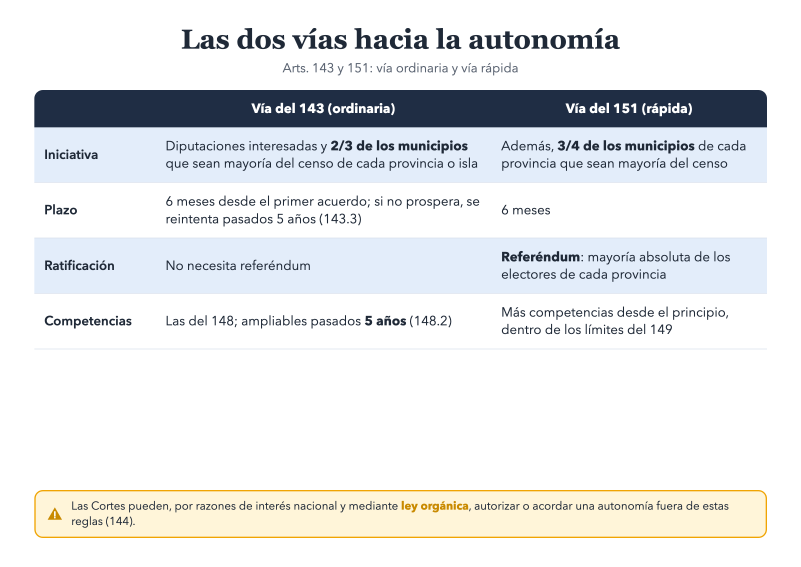
#> input picture tools/nuevos/acceso-143.png, 2403 x 1699 px, given in place of estructura.png, which was not available (shown at 1/3 size)
$ python esquemas.py
#> lines starting #> are read from the running program, lines starting #| are printed output that depends on the picture
"""Pasa los esquemas de tools/nuevos/*.png a WebP (img/esquemas) y escribe data/esquemas.js:
APUNTES (bloques del temario), ESQUEMAS (catálogo) y ESQ_PREG (qué esquemas abre cada pregunta).
Uso: python3 tools/nuevos/generar.py && python3 tools/esquemas.py   (hace falta Pillow)."""
import json, os, re
from PIL import Image

AQUI = os.path.dirname(os.path.abspath(__file__))
RAIZ = os.path.dirname(AQUI)
ANCHO = 2400

# id -> (título, artículos de la Constitución que cubre, leyes que cubre)
ESQ = {
    "estructura": ("Estructura de la Constitución", "", []),
    "historia": ("Eje cronológico: de 1978 a las cuatro reformas", "13,49,69,135", []),
    "mayorias": ("Qué mayoría pide cada cosa", "", []),
    "cifras-clave": ("Las cifras que más caen", "", []),
    "preliminar": ("Título Preliminar, arts. 1 a 9", "1-9", []),
    "valores-1": ("El artículo 1 en un mapa", "1", []),
    "titulo-1": ("Título I: capítulos y secciones, arts. 10 a 55", "10,14", []),
    "extranjeros-13": ("Españoles y extranjeros, arts. 11 a 13", "11-13,19,23", []),
    "garantias-53": ("Garantías de los derechos, art. 53", "53", []),
    "estados-116": ("Alarma, excepción y sitio, art. 116", "116", []),
    "suspension-55": ("Suspensión de derechos, art. 55", "55", []),
    "defensor-54": ("El Defensor del Pueblo, art. 54 y LO 3/1981", "54", ["LO 3/1981"]),
    "tc-159": ("Composición del Tribunal Constitucional, arts. 159 y 160", "159,160", ["LOTC"]),
    "tc-recursos": ("Qué conoce el TC y quién recurre, arts. 161 a 165", "161-165", ["LOTC"]),
    "reforma-167": ("Reforma ordinaria y agravada, arts. 166 a 169", "166-169", []),
    "sucesion-57": ("Orden de sucesión a la Corona, art. 57", "57", []),
    "regencia-59": ("Regencia y tutela, arts. 59 y 60", "59,60", []),
    "funciones-62": ("Funciones del Rey, art. 62", "56,61,62,63", []),
    "refrendo-64": ("El refrendo, arts. 64 y 65", "56,64,65", []),
    "cortes-66": ("Congreso y Senado, arts. 66 a 69", "66-80", ["Reglamento del Congreso"]),
    "senado-69": ("Cuántos senadores elige cada uno, art. 69", "69", []),
    "fuentes-81": ("Las normas con rango de ley, arts. 81 a 86", "81", []),
    "delegacion-82": ("Legislación delegada, arts. 82 a 85", "82-85", []),
    "decreto-ley-86": ("El decreto-ley, art. 86", "86", []),
    "legislativo-90": ("Cómo se hace una ley, arts. 87 a 91", "88-91", []),
    "iniciativa-87": ("Iniciativa legislativa, art. 87", "87,92", []),
    "tratados-93": ("Tratados internacionales, arts. 93 a 96", "93-96", []),
    "judicial-117": ("Principios del Poder Judicial, arts. 117 a 127", "117-121,125-127", []),
    "cgpj-122": ("El Consejo General del Poder Judicial, art. 122", "122-124", []),
    "tribunales": ("Juzgados y tribunales (LOPJ)", "123", ["LOPJ"]),
    "gobierno-98": ("Composición del Gobierno, art. 98 y Ley 50/1997", "97,98,100", ["Ley 50/1997"]),
    "investidura-99": ("La investidura, art. 99", "99", []),
    "confianza-112": ("Cuestión de confianza y moción de censura, arts. 112 a 115", "108-115", []),
    "cese-101": ("Cese y Gobierno en funciones, art. 101", "101,102", ["Ley 50/1997"]),
    "normas-gobierno": ("Jerarquía de las normas del Gobierno (Ley 50/1997)", "97", ["Ley 50/1997"]),
    "administracion-103": ("La Administración Pública, arts. 103 a 107", "103-107", []),
    "territorial-137": ("Organización territorial del Estado, arts. 137 a 142", "137-142", []),
    "acceso-143": ("Las dos vías hacia la autonomía, arts. 143 y 151", "143-147,151,152", []),
    "competencias-148": ("Competencias del Estado y de las Comunidades, arts. 148 a 150", "148-150,155", []),
    "hacienda-134": ("Los Presupuestos Generales del Estado, arts. 128 a 136", "128-136", []),
}

APUNTES = [
    {"id": "00", "nombre": "Mapas generales", "desc": "La estructura, la historia, las mayorías y las cifras. Para empezar y para repasar.",
     "grupos": [{"nombre": None, "ids": ["estructura", "historia", "mayorias", "cifras-clave"]}]},
    {"id": "01", "nombre": "Tema 1 · La Constitución Española de 1978", "desc": "Título Preliminar, derechos y garantías, Defensor del Pueblo, Tribunal Constitucional y reforma.",
     "grupos": [{"nombre": "Título Preliminar", "ids": ["preliminar", "valores-1"]},
                {"nombre": "Derechos, garantías y suspensión", "ids": ["titulo-1", "extranjeros-13", "garantias-53", "suspension-55", "estados-116", "defensor-54"]},
                {"nombre": "Tribunal Constitucional y reforma", "ids": ["tc-159", "tc-recursos", "reforma-167"]}]},
    {"id": "02", "nombre": "Tema 2 · La Corona", "desc": "Arts. 56 a 65. Sucesión, regencia, funciones del Rey y refrendo.",
     "grupos": [{"nombre": None, "ids": ["sucesion-57", "regencia-59", "funciones-62", "refrendo-64"]}]},
    {"id": "03", "nombre": "Tema 3 · Las Cortes Generales", "desc": "Arts. 66 a 96. Las Cámaras, las fuentes, el procedimiento legislativo y los tratados.",
     "grupos": [{"nombre": None, "ids": ["cortes-66", "senado-69", "fuentes-81", "delegacion-82", "decreto-ley-86", "iniciativa-87", "legislativo-90", "tratados-93"]}]},
    {"id": "04", "nombre": "Tema 4 · El Poder Judicial", "desc": "Arts. 117 a 127 y LOPJ. Principios, CGPJ y organización de los tribunales.",
     "grupos": [{"nombre": None, "ids": ["judicial-117", "cgpj-122", "tribunales"]}]},
    {"id": "05", "nombre": "Tema 5 · El Gobierno y la Administración", "desc": "Arts. 97 a 116 y Ley 50/1997. Composición, investidura, control y cese.",
     "grupos": [{"nombre": None, "ids": ["gobierno-98", "investidura-99", "confianza-112", "cese-101", "normas-gobierno", "administracion-103"]}]},
    {"id": "06", "nombre": "Economía, Hacienda y organización territorial", "desc": "Títulos VII y VIII. Presupuestos, autonomías y competencias.",
     "grupos": [{"nombre": None, "ids": ["hacienda-134", "territorial-137", "acceso-143", "competencias-148"]}]},
]

# Reglas por contenido para los esquemas generales.
GENERALES = [
    (re.compile(r"mayoría (absoluta|simple)|tres quintos|3/5|dos tercios|2/3", re.I), "mayorias"),
    (re.compile(r"cuántos títulos|estructur|Título (Preliminar|I|II|III|IV|V|VI|VII|VIII|IX|X)\b.*(regula|compren)", re.I), "estructura"),
    (re.compile(r"Preámbulo|1978.*(aprob|ratific|sancion)|reformad", re.I), "historia"),
]


def arts_de(spec):
    r = set()
    for parte in filter(None, spec.split(",")):
        a, _, b = parte.partition("-")
        r |= set(range(int(a), int(b or a) + 1))
    return r


def convertir(eid):
#> called with eid = 'estructura'
    png = os.path.join(AQUI, "nuevos", eid + ".png")
    salida = os.path.join(RAIZ, "img", "esquemas")
    os.makedirs(salida, exist_ok=True)
    img = Image.open(png).convert("RGB")
#> img is the input picture: PIL image 2403x1699 RGB; mean R, G, B 230.6, 232.3, 233.5
    if img.width != ANCHO:
        img = img.resize((ANCHO, round(img.height * ANCHO / img.width)), Image.LANCZOS)
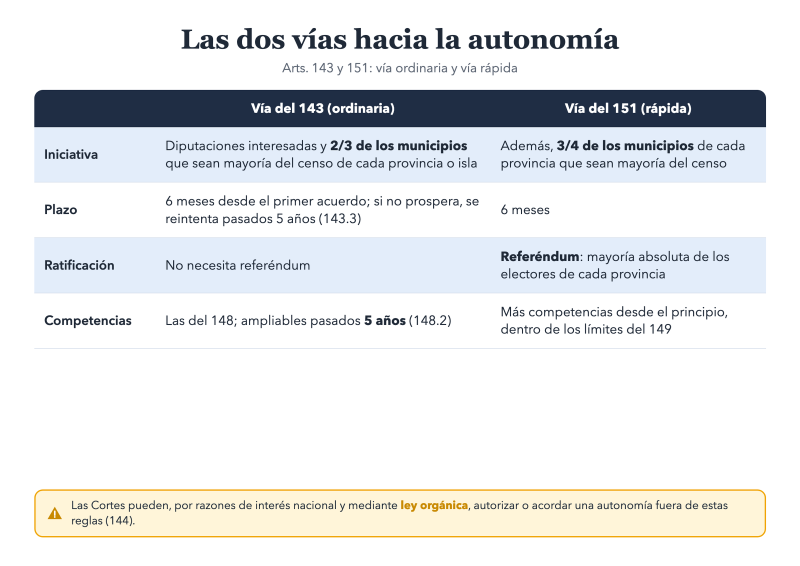
#> img: PIL image 2400x1697 RGB (shown at 1/3 size); mean R, G, B 230.5, 232.2, 233.4
    archivo = "%s-1.webp" % eid
    img.save(os.path.join(salida, archivo), "WEBP", quality=86, method=6)
    return {"src": "img/esquemas/" + archivo, "w": img.width, "h": img.height}


def preguntas():
    todas = []
    for f in sorted(os.listdir(os.path.join(RAIZ, "data"))):
        if f.startswith("tema"):
            t = open(os.path.join(RAIZ, "data", f), encoding="utf-8").read()
            todas += json.loads(t[t.index("push(") + 5:t.rindex(")")])["preguntas"]
    return todas


def main():
    catalogo = {}
    for eid, (titulo, spec, _) in ESQ.items():
        catalogo[eid] = {"titulo": titulo, "paginas": [convertir(eid)], "a": spec.replace("-", "-")}
#> pass 2 of the loop in main, `for eid, (titulo, spec, _) in ESQ.items():`:
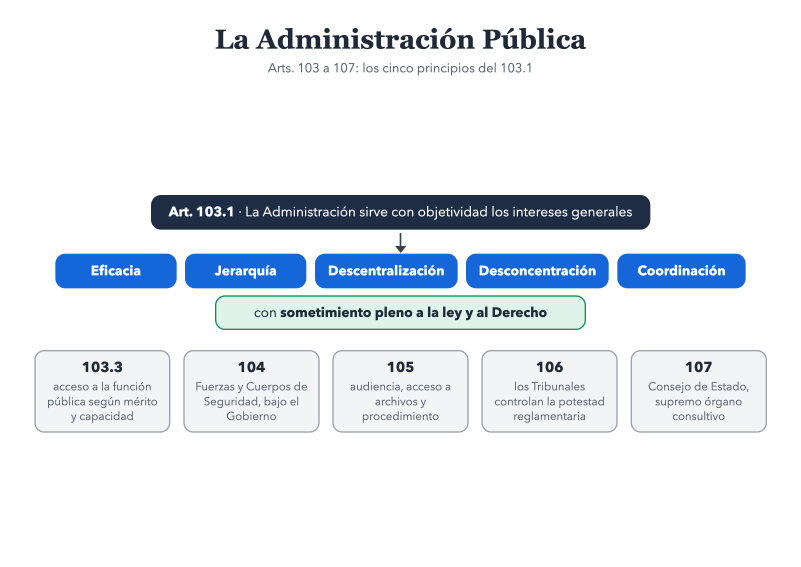
#> input picture tools/nuevos/administracion-103.png, 2403 x 1699 px, given in place of historia.png, which was not available (shown at 1/3 size)
#> in convertir, img is the input picture: PIL image 2403x1699 RGB; mean R, G, B 229.9, 235, 241.2
#> in convertir (call 2), `img = img.resize((ANCHO, round(img.height * ANCHO / img.width)), Image..`:
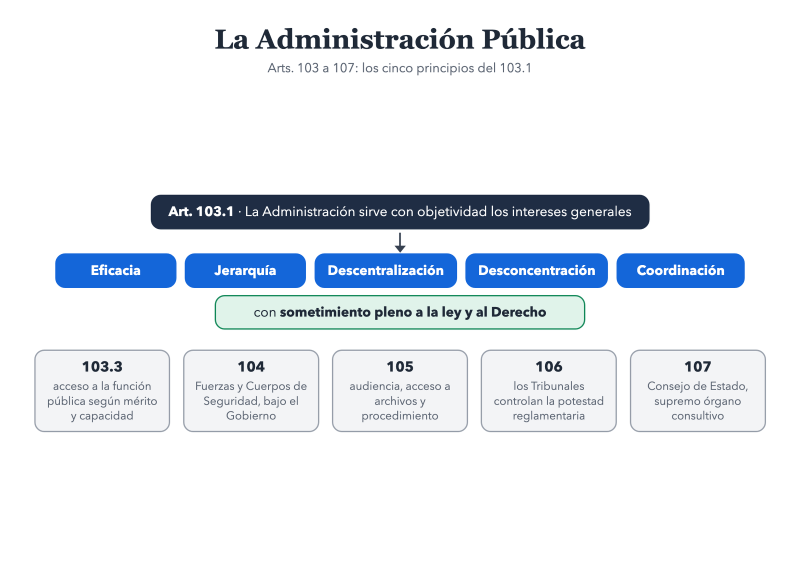
#> img: PIL image 2400x1697 RGB (shown at 1/3 size); mean R, G, B 229.8, 235, 241.1
    usados = {i for b in APUNTES for g in b["grupos"] for i in g["ids"]}
    assert usados == set(ESQ), set(ESQ) ^ usados
    por_preg = {}
    for p in preguntas():
        arts = set(p.get("arts", []))
        texto = p["precepto"] + " " + p["enunciado"]
        cand = []
        for eid, (_, spec, leyes) in ESQ.items():
            cubre = arts_de(spec)
            if arts & cubre or any(l in p["precepto"] for l in leyes):
                cand.append((len(cubre) or 999, eid))  # primero los más concretos
        ids = [e for _, e in sorted(cand)]
        for patron, eid in GENERALES:
            if patron.search(texto) and eid not in ids:
                ids.append(eid)
        if ids:
            por_preg[p["id"]] = ids[:4]
    with open(os.path.join(RAIZ, "data", "esquemas.js"), "w", encoding="utf-8") as f:
        f.write("window.APUNTES = " + json.dumps(APUNTES, ensure_ascii=False) + ";\n")
        f.write("window.ESQUEMAS = " + json.dumps(catalogo, ensure_ascii=False) + ";\n")
        f.write("window.ESQ_PREG = " + json.dumps(por_preg, ensure_ascii=False) + ";\n")
    print(len(catalogo), "esquemas ·", len(por_preg), "preguntas con apuntes de", len(preguntas()))


if __name__ == "__main__":
#> (the run stopped early here; a loop or call above may not have finished)
